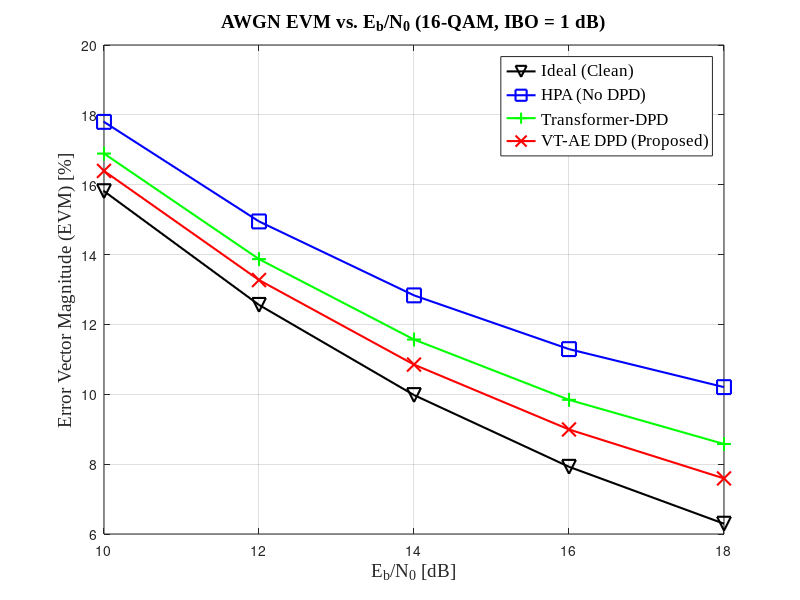

Source code (MATLAB):
clear
clc

snr = 0: 2: 18;

ideal       = [49.99, 39.716, 31.547, 25.061, 19.9, 15.815, 12.559, 9.9775, 7.9238, 6.2949];
hpa         = [50.876, 40.714, 32.705, 26.431, 21.545, 17.799, 14.949, 12.832, 11.293, 10.205];
transform   = [50.478, 40.259, 32.173, 25.801, 20.788, 16.892, 13.87, 11.568, 9.8415, 8.5765];
vt_ae       = [50.252, 40.008, 31.883, 25.458, 20.378, 16.395, 13.271, 10.85, 8.9926, 7.5913];

figure(3)
plot(snr, ideal, '-vk', 'LineWidth', 1.5, 'MarkerSize', 10); hold on
plot(snr, hpa, '-sb', 'LineWidth', 1.5, 'MarkerSize', 10); hold on
plot(snr, transform, '-+g', 'LineWidth', 1.5, 'MarkerSize', 10); hold on
plot(snr, vt_ae, '-xr', 'LineWidth', 1.5, 'MarkerSize', 10); hold on
grid on;
xlabel('E_b/N_0 [dB]', 'FontName', 'Times New Roman', 'FontSize', 14);
ylabel('Error Vector Magnitude (EVM) [%]', 'FontName', 'Times New Roman', 'FontSize', 14);
legend('Ideal (Clean)', 'HPA (No DPD)', 'Transformer-DPD', 'VT-AE DPD (Proposed)', ...
    'FontName', 'Times New Roman', 'FontSize', 12);
title('AWGN EVM vs. E_b/N_0 (16-QAM, IBO = 1 dB)', 'FontName', 'Times New Roman', 'FontSize', 14)
axis([10, 18, 6, 20])
